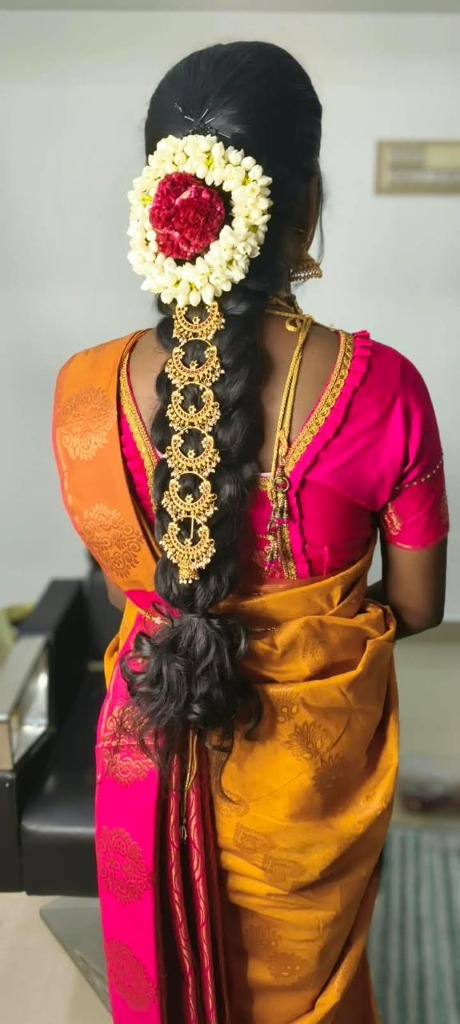
#> input picture hairstyle-1.jpg, 460 x 1024 px, given in place of service_saree_1788116318245.jpg, which was not available
$ python prepare_services.py
#> lines starting #> are read from the running program, lines starting #| are printed output that depends on the picture; pictures that were not available may be replaced by others from this repository, and a replacement may not be noted
from PIL import Image

services = {
    'service-saree.jpg': (r'C:\Users\acer\.gemini\antigravity-ide\brain\c7861512-d120-4713-8939-fb434f96dce9\service_saree_1788116318245.jpg', (100, 50, 1600, 1000)),
    'service-hairstyle.jpg': (r'C:\Users\acer\.gemini\antigravity-ide\brain\c7861512-d120-4713-8939-fb434f96dce9\service_hairstyle_1788116378137.jpg', (120, 50, 1620, 1000)),
    'service-makeup.jpg': (r'C:\Users\acer\.gemini\antigravity-ide\brain\c7861512-d120-4713-8939-fb434f96dce9\service_makeup_1788116444185.jpg', (100, 50, 1600, 1000))
}

for name, (path, crop_box) in services.items():
    img = Image.open(path)
#> img is the input picture: PIL image 460x1024 RGB; mean R, G, B 151.7, 112.9, 97.2
    cropped = img.crop(crop_box)
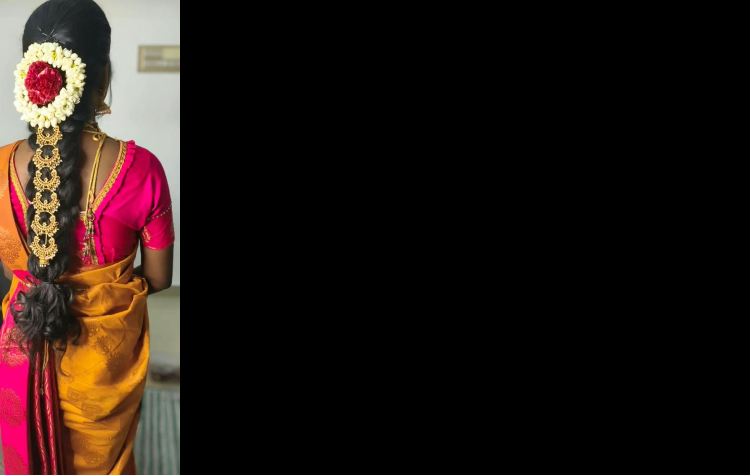
#> cropped: PIL image 1500x950 RGB (shown at 1/2 size); mean R, G, B 35.8, 23.9, 19.9
    resized = cropped.resize((800, 500), Image.Resampling.LANCZOS)
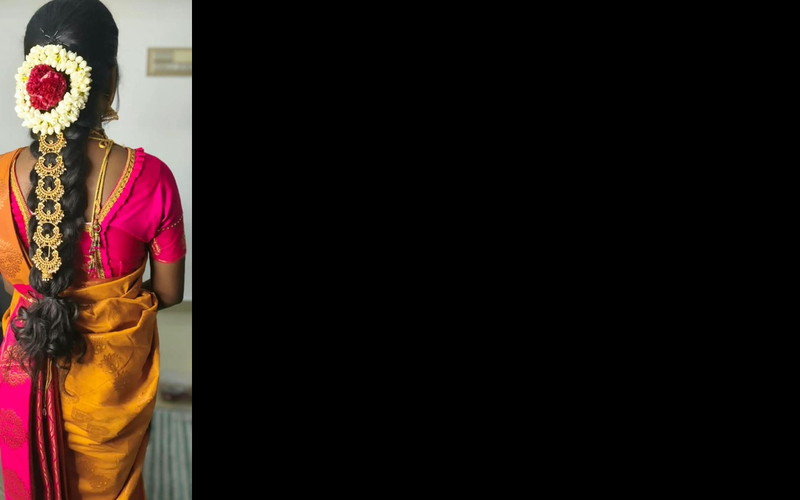
#> resized: PIL image 800x500 RGB; mean R, G, B 35.8, 23.9, 20
    resized.save(f'static/{name}', quality=95)
    print(f'Successfully saved static/{name}, size: {resized.size}')
#| Successfully saved static/service-saree.jpg, size: (800, 500)
#> pass 2 of the loop `for name, (path, crop_box) in services.items():`:
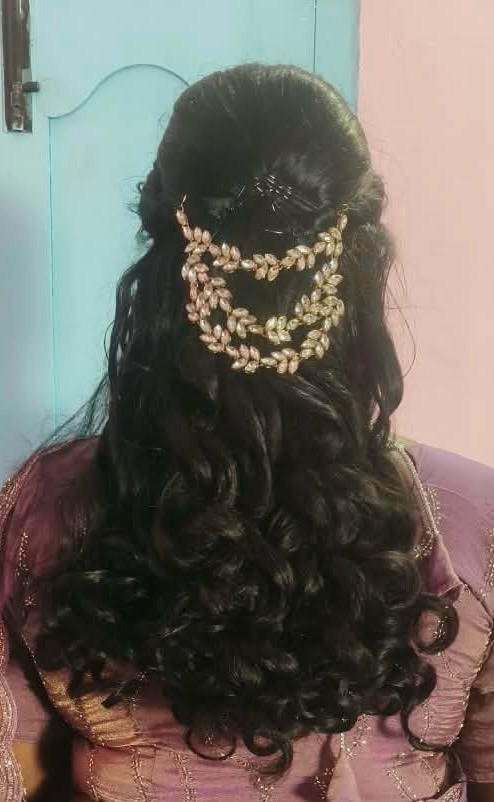
#> input picture hairstyle-2.jpg, 494 x 802 px, given in place of service_hairstyle_1788116378137.jpg, which was not available
#> img is the input picture: PIL image 494x802 RGB; mean R, G, B 109.6, 104, 96.8
#> `cropped = img.crop(crop_box)`:
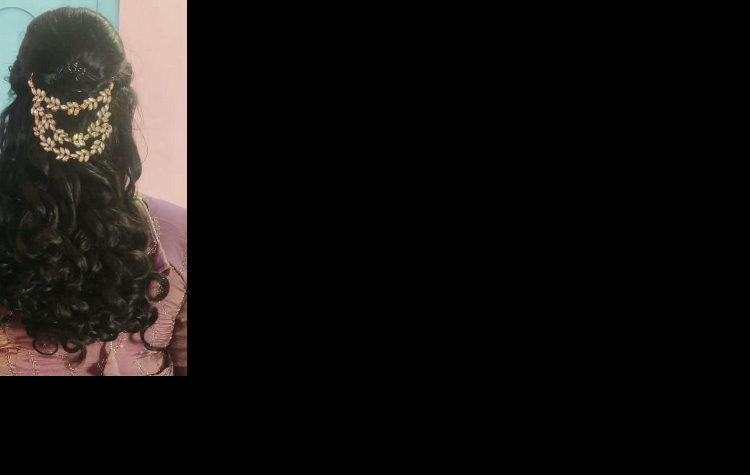
#> cropped: PIL image 1500x950 RGB (shown at 1/2 size); mean R, G, B 20, 17.7, 16.1
#> `resized = cropped.resize((800, 500), Image.Resampling.LANCZOS)`:
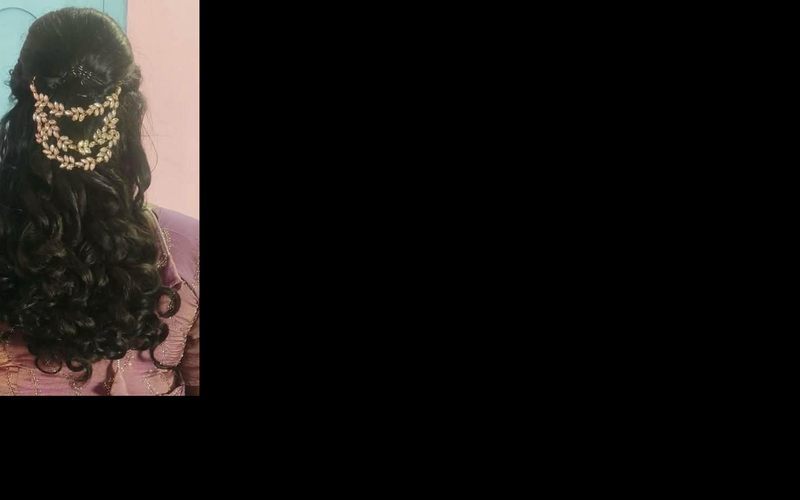
#> resized: PIL image 800x500 RGB; mean R, G, B 20.1, 17.7, 16.1
#| Successfully saved static/service-hairstyle.jpg, size: (800, 500)
